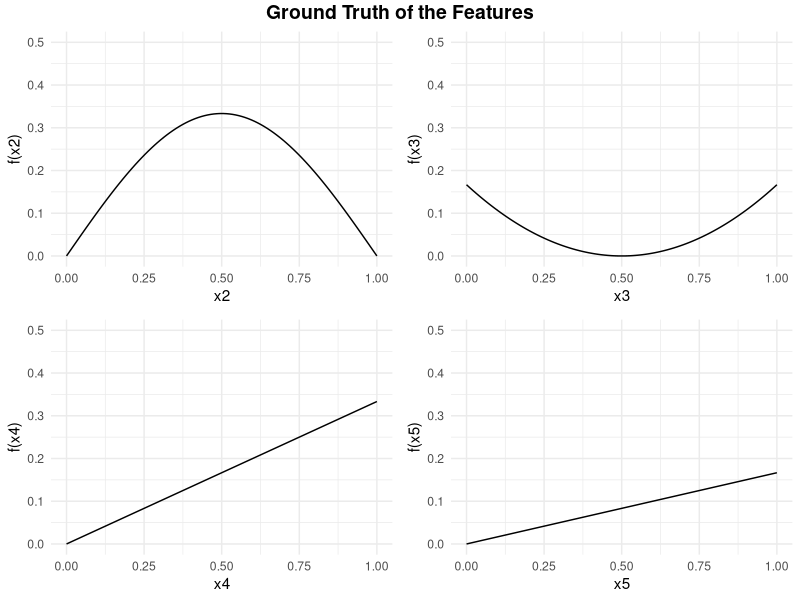
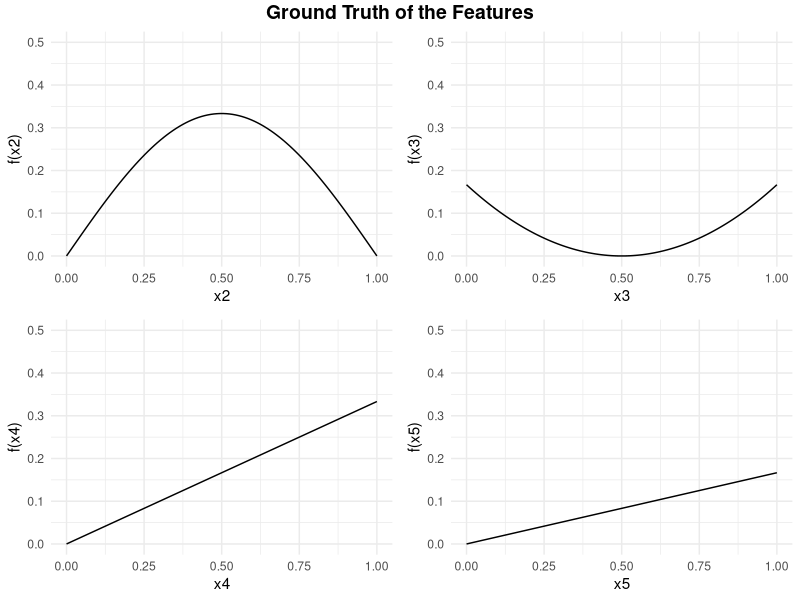

Generate these figures, in order, with R:
# Load the Libraries
library(ggplot2)
library(ggpubr)

# Initialize the Functions for each feature
f1 <- function(x) 1/3 * sin(x * pi)
f2 <- function(x) 2/3 * (x - 0.5)^2
f3 <- function(x) 1/3 * x
f4 <- function(x) 1/6 * x

# Combine the functions into a data frame
x_vals <- seq(0, 1, length.out = 100)
data <- data.frame(
  x = x_vals,
  y1 = f1(x_vals),
  y2 = f2(x_vals),
  y3 = f3(x_vals),
  y4 = f4(x_vals)
)

# Plots of each feature
plot1 <- ggplot(data, aes(x = x, y = y1)) +
  geom_line() +
  xlim(0, 1) +
  ylim(0, 0.5) +
  labs(x = "x2", y = "f(x2)") +
  theme_minimal()

plot2 <- ggplot(data, aes(x = x, y = y2)) +
  geom_line() +
  xlim(0, 1) +
  ylim(0, 0.5) +
  labs(x = "x3", y = "f(x3)") +
  theme_minimal()

plot3 <- ggplot(data, aes(x = x, y = y3)) +
  geom_line() +
  xlim(0, 1) +
  ylim(0, 0.5) +
  labs(x = "x4", y = "f(x4)") +
  theme_minimal()

plot4 <- ggplot(data, aes(x = x, y = y4)) +
  geom_line() +
  xlim(0, 1) +
  ylim(0, 0.5) +
  labs(x = "x5", y = "f(x5)") +
  theme_minimal()

# Arrange the plots
plot <- ggarrange(
  plot1, plot2, plot3, plot4,
  ncol = 2, nrow = 2
)

# Add title
plot <- annotate_figure(
  plot,
  top = text_grob("Ground Truth of the Features", face = "bold", size = 14))

# Print the final plot
plot

# Save the plot
ggsave("figures/Exp3_ground_truth.jpg", plot)
